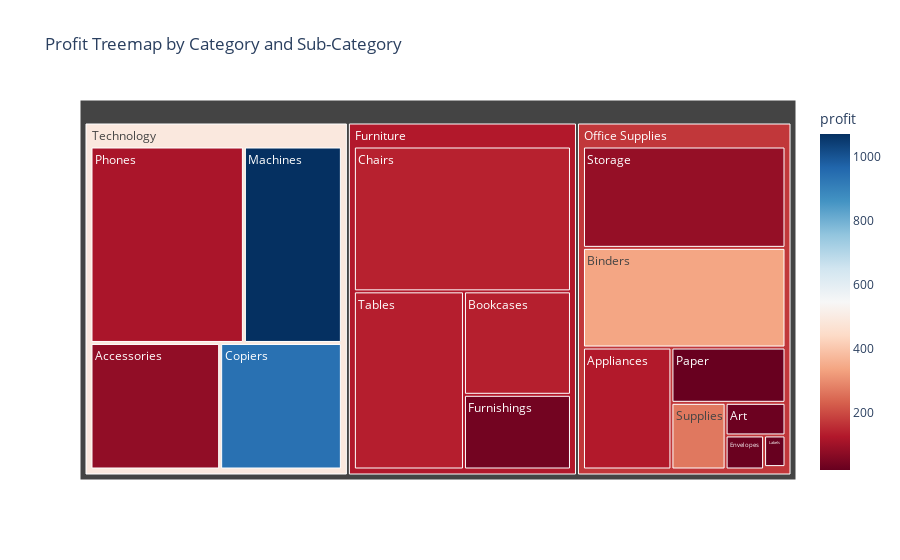

Notebook source saved alongside this figure:
### Markdown cell above
### TREEMAP

### Code cell
# Utilized in showing hierarchical relationships and sizes
fig = px.treemap(
    df, 
    path=['category', 'sub_category'], 
    values='profit',
    color='profit', 
    color_continuous_scale='RdBu',
    title='Profit Treemap by Category and Sub-Category'
)
fig.show()

### Figure 1 — Plotly figure (JSON) as saved in the notebook; plotly's stock layout.template omitted (floating-point values rounded to 4 significant figures)
{"data": [{"branchvalues": "total", "customdata": [[81.25], [128.3], [28.93], [339.9], [137.1], [140.7], [940.2], [26.47], [23.36], [39.91], [22.59], [1071.0], [24.52], [115.7], [86.97], [268.3], [135.8], [127.3], [172.2], [491.7]], "domain": {"x": [0, 1], "y": [0, 1]}, "hovertemplate": "labels=%{label}<br>profit_sum=%{value}<br>parent=%{parent}<br>id=%{id}<br>profit=%{color}<extra></extra>", "ids": ["Technology/Accessories", "Office Supplies/Appliances", "Office Supplies/Art", "Office Supplies/Binders", "Furniture/Bookcases", "Furniture/Chairs", "Technology/Copiers", "Office Supplies/Envelopes", "Office Supplies/Fasteners", "Furniture/Furnishings", "Office Supplies/Labels", "Technology/Machines", "Office Supplies/Paper", "Technology/Phones", "Office Supplies/Storage", "Office Supplies/Supplies", "Furniture/Tables", "Furniture", "Office Supplies", "Technology"], "labels": ["Accessories", "Appliances", "Art", "Binders", "Bookcases", "Chairs", "Copiers", "Envelopes", "Fasteners", "Furnishings", "Labels", "Machines", "Paper", "Phones", "Storage", "Supplies", "Tables", "Furniture", "Office Supplies", "Technology"], "marker": {"coloraxis": "coloraxis", "colors": [81.25, 128.3, 28.93, 339.9, 137.1, 140.7, 940.2, 26.47, 23.36, 39.91, 22.59, 1071.0, 24.52, 115.7, 86.97, 268.3, 135.8, 127.3, 172.2, 491.7]}, "name": "", "parents": ["Technology", "Office Supplies", "Office Supplies", "Office Supplies", "Furniture", "Furniture", "Technology", "Office Supplies", "Office Supplies", "Furniture", "Office Supplies", "Technology", "Office Supplies", "Technology", "Office Supplies", "Office Supplies", "Furniture", "", "", ""], "type": "treemap", "values": [15440.0, 10270.0, 1860.0, 19210.0, 10500.0, 29820.0, 14500.0, 1247.0, 48.9, 7578.0, 644.9, 18120.0, 6001.0, 28370.0, 19538, 3438.0, 18590.0, 66480.0, 62250.0, 76430.0]}], "layout": {"autosize": true, "coloraxis": {"colorbar": {"title": {"text": "profit"}}, "colorscale": [[0, "rgb(103,0,31)"], [0.1, "rgb(178,24,43)"], [0.2, "rgb(214,96,77)"], [0.3, "rgb(244,165,130)"], [0.4, "rgb(253,219,199)"], [0.5, "rgb(247,247,247)"], [0.6, "rgb(209,229,240)"], [0.7, "rgb(146,197,222)"], [0.8, "rgb(67,147,195)"], [0.9, "rgb(33,102,172)"], [1, "rgb(5,48,97)"]]}, "legend": {"tracegroupgap": 0}, "title": {"text": "Profit Treemap by Category and Sub-Category"}}}
